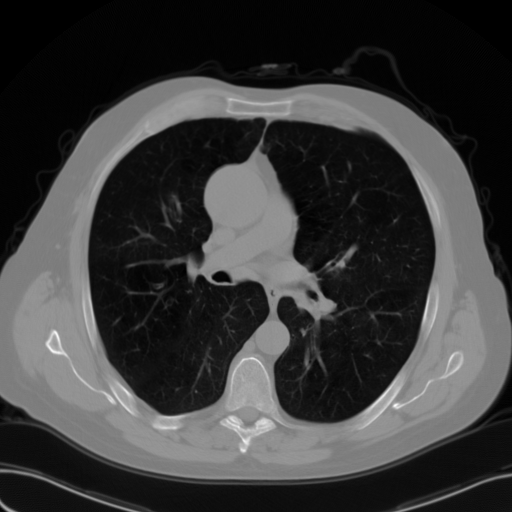
#> input picture aula10/TAC_PULMAO.bmp, 512 x 512 px
$ python ex7.py TAC_PULMAO.bmp
#> lines starting #> are read from the running program, lines starting #| are printed output that depends on the picture; after the words box and inside, x2 and y2 are one past the last pixel; in counts of white or black regions, pixels touching at a corner belong together

# Aula_02_ex_04.py
#
# Histogram visualization with openCV
#
# Paulo Dias - 10/2019
#
# Some modifications - J. Madeira - 01/2021

# Contrast Stretching

import cv2
import numpy as np
import sys

from matplotlib import pyplot as plt


##########################
# Print Image Features

def printImageFeatures(image):
    if len(image.shape) == 2:
        height, width = image.shape
        nchannels = 1
    else:
        height, width, nchannels = image.shape

    print("Image Height:", height)
    print("Image Width:", width)
    print("Number of channels:", nchannels)
    print("Number of elements:", image.size)


####################
# Compute Histogram

def compute_histogram(image, histSize, histRange):
    # Compute the histogram of a gray-level image
    hist_item = cv2.calcHist([image], [0], None, [histSize], histRange)
    return hist_item


##########################################
# Drawing with openCV
# Create an image to display the histogram

def histogram2image(hist, histSize, histImageWidth, histImageHeight, color):

    # A gray-level image to display the histogram
    histImage = np.zeros((histImageWidth, histImageHeight, 1), np.uint8)

    # Width of each histogram bar
    binWidth = int(np.ceil(histImageWidth * 1.0 / histSize))

    # Normalize values to [0, histImageHeight]
    cv2.normalize(hist, hist, 0, histImageHeight, cv2.NORM_MINMAX)

    # Draw the bars of the nomrmalized histogram
    for i in range(histSize):
        cv2.rectangle(histImage, (int(i * binWidth), 0),
                      (int((i + 1) * binWidth), int(hist[i])), color, -1)

    # ATTENTION : Y coordinate upside down
    histImage = np.flipud(histImage)

    return histImage


###################################
# MAIN

# Read the image
img = "TAC_PULMAO.bmp"
image = cv2.imread(img, cv2.IMREAD_UNCHANGED)
#> image is the input picture: shape (512, 512); min 0, max 255, mean 59.2
# image = cv2.imread(sys.argv[1], cv2.IMREAD_UNCHANGED)

if np.shape(image) == ():
    # Failed Reading
    print("Image file could not be open!")
    exit(-1)

# Gray-Level ?
if len(image.shape) > 2:
    print("The loaded image is NOT a GRAY-LEVEL image !")
    exit(-1)

# Display the image
cv2.namedWindow("Original Image")
cv2.imshow("Original Image", image)

# Print some image features
printImageFeatures(image)
#| Image Height: 512
#| Image Width: 512
#| Number of elements: 262144

# Histogram-Equalization
result_img = cv2.equalizeHist(image)
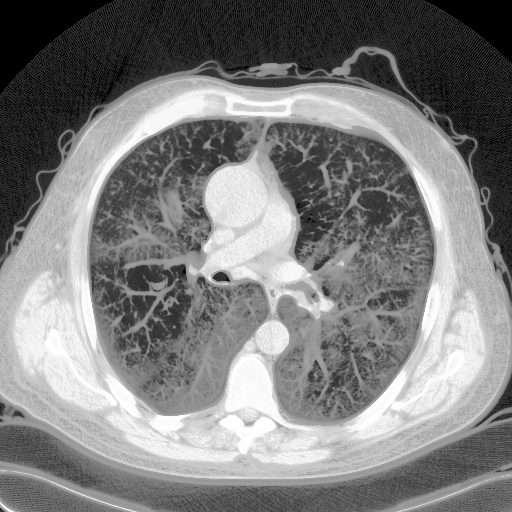
#> result_img: shape (512, 512); min 0, max 255, mean 126.7

cv2.imshow("result", result_img)

# COMPUTE THE HISTOGRAM
# Size
histSize = 256	 # 1 bar for each intensity level from 0 to 255
# Intensity Range
histRange = [0, 256]
hist = compute_histogram(image, histSize, histRange)
#> in compute_histogram, `hist_item = cv2.calcHist([image], [0], None, [histSize], histRange)`: hist_item = 256 values, max 20795 at index 3, min 0 at index 237, mean 1024
#> hist has the same summary as hist_item in compute_histogram

# DISPLAY THE HISTOGRAM USING OPENCV
# GRAY-LEVEL IMAGE
histImageWidth = 512
histImageHeight = 512
color = (255)   # Histogram bars are white
histImage = histogram2image(
    hist, histSize, histImageWidth, histImageHeight, color)
#> after the loop in histogram2image, `for i in range(histSize):`:
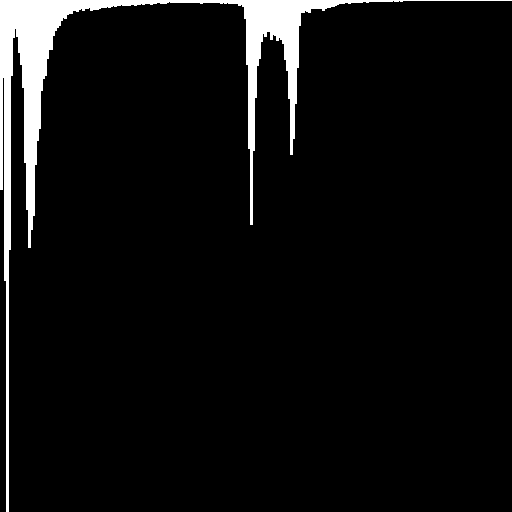
#> histImage: shape (512, 512, 1); 5.5% white; 1 white region, box (x1, y1, x2, y2) and area: (0, 0, 512, 512) 14411
#> in histogram2image, `histImage = np.flipud(histImage)`:
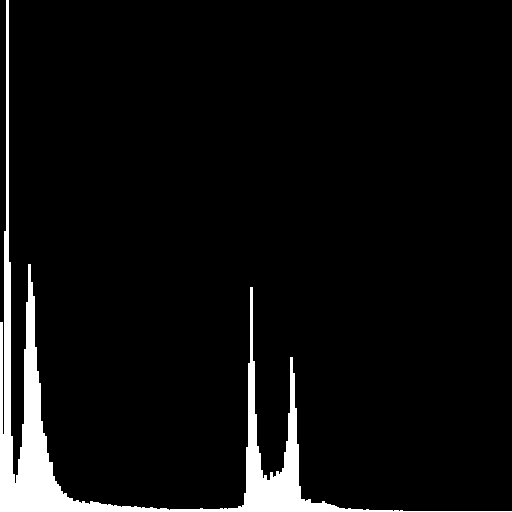
#> histImage: shape (512, 512, 1); 5.5% white; 1 white region, box (x1, y1, x2, y2) and area: (0, 0, 512, 512) 14411

cv2.imshow("Histogram", histImage)

# result hist
histresult = compute_histogram(result_img, histSize, histRange)
#> histresult = 256 values, max 20795 at index 35, min 0 at index 1, mean 1024
histImageResult = histogram2image(
    histresult, histSize, histImageWidth, histImageHeight, color)
#> call 2 of histogram2image, with hist = array of shape (256, 1), histSize = 256, histImageWidth = 512, histImageHeight = 512, color = 255
#> after the loop in histogram2image (call 2), `for i in range(histSize):`:
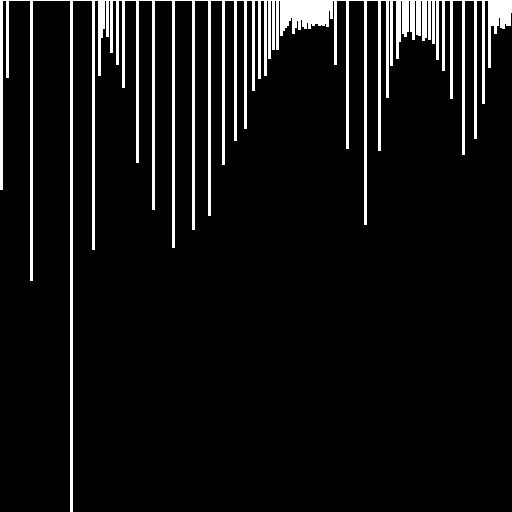
#> histImage: shape (512, 512, 1); 7.1% white; 1 white region, box (x1, y1, x2, y2) and area: (0, 0, 512, 512) 18668
#> in histogram2image (call 2), `histImage = np.flipud(histImage)`:
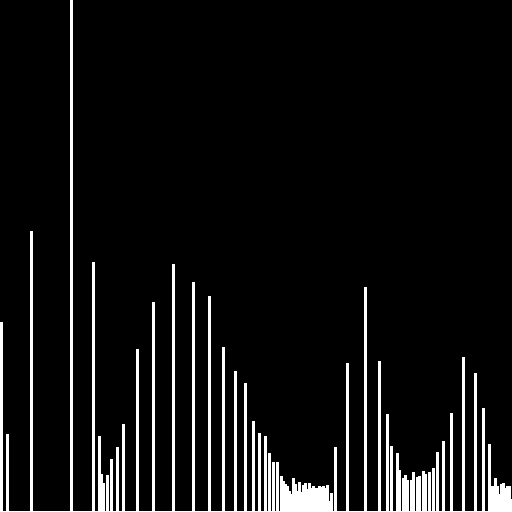
#> histImage: shape (512, 512, 1); 7.1% white; 1 white region, box (x1, y1, x2, y2) and area: (0, 0, 512, 512) 18668

cv2.imshow("HistogramResult", histImageResult)

cv2.waitKey(0)
